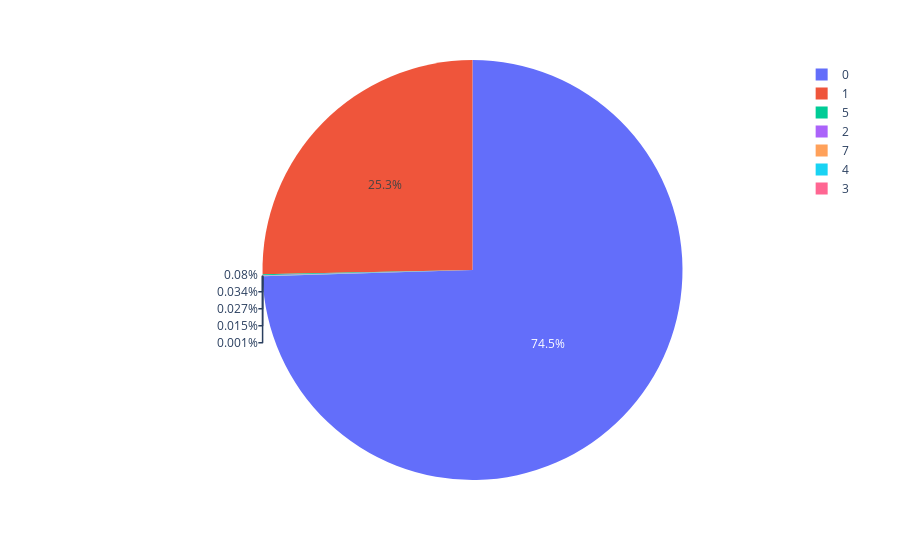

Here is the notebook cell this chart was saved with:
### Code cell
px.pie(df,'banner_pos')

### Figure 1 — Plotly figure (JSON) as saved in the notebook; plotly's stock layout.template omitted (floating-point values rounded to 4 significant figures; data arrays with more than 128 entries replaced by an {"elided": "..."} marker saying what was removed)
{"data": [{"domain": {"x": [0, 1], "y": [0, 1]}, "hovertemplate": "banner_pos=%{label}<extra></extra>", "labels": {"elided": "100000 int values"}, "legendgroup": "", "name": "", "showlegend": true, "type": "pie"}], "layout": {"legend": {"tracegroupgap": 0}, "margin": {"t": 60}}}
